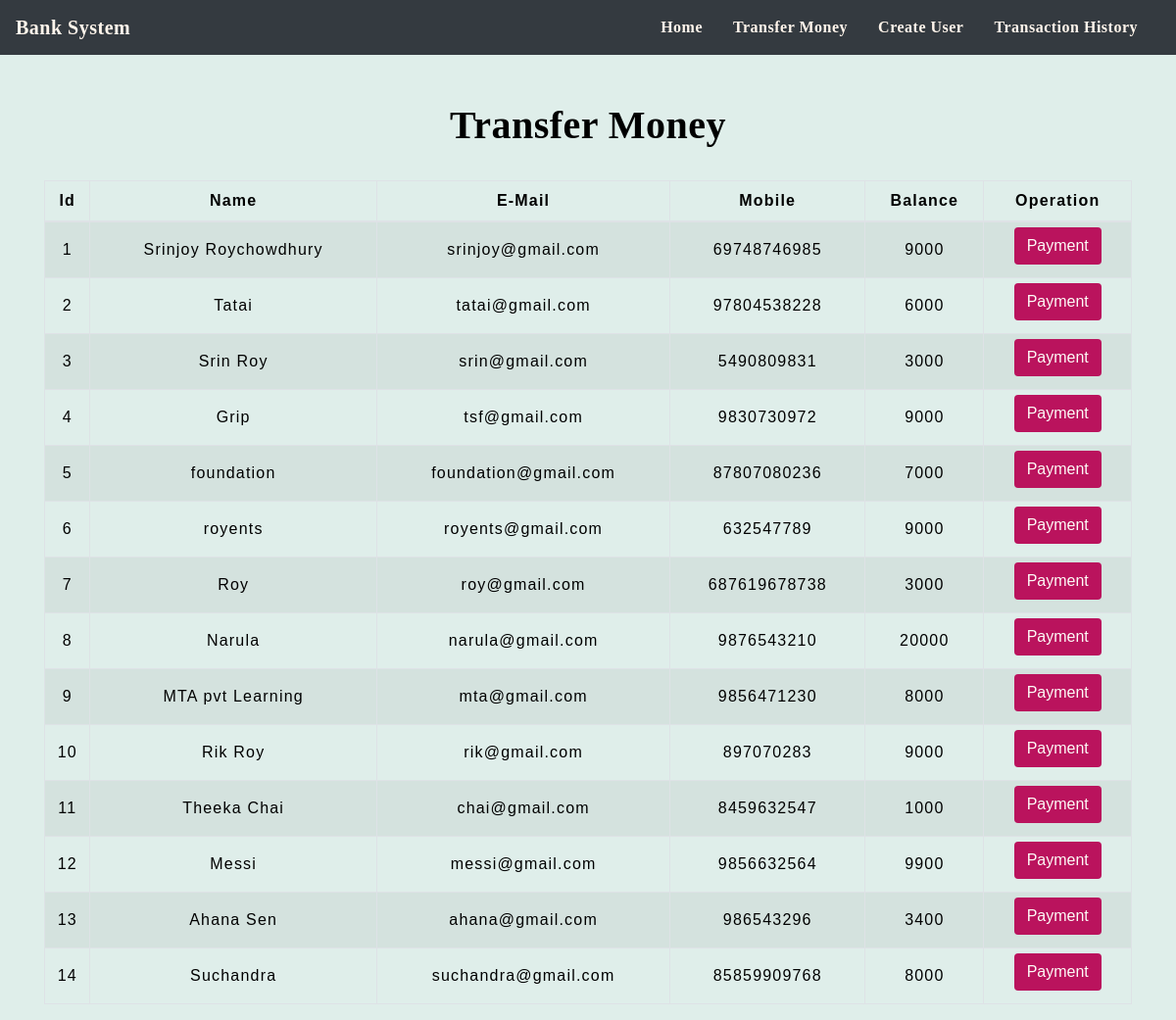
The app's page /transfermoney.php with its own data.
### tables this page shows
CREATE TABLE `user` (
  `sno` int(15) NOT NULL,
  `name` varchar(20) NOT NULL,
  `email` varchar(40) NOT NULL,
  `mobile` text NOT NULL,
  `balance` float NOT NULL
);

### transfermoney.php (the view, shortened to what this page needs)
<!DOCTYPE html>
<html lang="en">
<head>
    <link rel="stylesheet" href="https://maxcdn.bootstrapcdn.com/bootstrap/4.0.0/css/bootstrap.min.css">
    <link rel="stylesheet" type="text/css" href="css/table.css">
    <link rel="stylesheet" type="text/css" href="css/navbar.css">
</head>
<body style="background-color : #DFEEEA;">
<?php
    include 'config.php';
    $sql = "SELECT * FROM user";
    $result = mysqli_query($conn,$sql);
?>
<?php
  include 'navbar.php';
?>
<div class="container">
        <h2 class="text-center pt-5" style="color : black; font-family: 'Sacramento', cursive; font-weight: bolder;">Transfer Money</h2>
        <br>
            <div class="row">
                <div class="col">
                    <div class="table-responsive-sm">
                    <table class="table table-hover table-sm table-striped table-condensed table-bordered" style="border-color:black;">
                        <thead style="color : black;">
                            <tr>
                            <th scope="col" class="text-center py-2">Id</th>
                            <th scope="col" class="text-center py-2">Name</th>
                            <th scope="col" class="text-center py-2">E-Mail</th>
                            <th scope="col" class="text-center py-2">Mobile</th>
                            <th scope="col" class="text-center py-2">Balance</th>
                            <th scope="col" class="text-center py-2">Operation</th>
                            </tr>
                        </thead>
                        <tbody>
                <?php
                    while($rows=mysqli_fetch_assoc($result)){
                ?>
                    <tr style="color : black;">
                        <td class="py-3"><?php echo $rows['sno'] ?></td>
                        <td class="py-3"><?php echo $rows['name']?></td>
                        <td class="py-3"><?php echo $rows['email']?></td>
                        <td class="py-3"><?php echo $rows['mobile']?></td>
                        <td class="py-3"><?php echo $rows['balance']?></td>
                        <td><a href="selecteduserdetail.php?id= <?php echo $rows['sno'] ;?>"> <button type="button" class="btn" style="background-color : #BA135D; color:#FDFAF6">Payment</button></a></td>
                    </tr>
                <?php
                    }
                ?>
                        </tbody>
                    </table>
                    </div>
                </div>
            </div>
         </div>
</body>
</html>

### navbar.php (shortened to what this page needs)
<nav class="navbar navbar-expand-md navbar-light bg-dark ">
<a class="navbar-brand" href="index.php" style="color : #FFF5EB;"><b style="font-family: cursive;">Bank System</b></a>
<div class="collapse navbar-collapse" id="collapsibleNavbar">
      <ul class="navbar-nav ml-auto ">
        <li class="nav-item ">
          <a class="nav-link" href="index.php" style="color : #FFF5EB; "><b style="font-family: cursive;">Home</b></a>
        </li>
        <li class="nav-item">
          <a class="nav-link" href="transfermoney.php"  style="color : #FFF5EB; "><b style="font-family: cursive;">Transfer Money</b></a>
        </li>
        <li class="nav-item">
          <a class="nav-link" href="createuser.php" style="color : #FFF5EB;"><b style="font-family: cursive;"> Create User</b></a>
        </li>
        <li class="nav-item">
          <a class="nav-link" href="transactionhistory.php" style="color : #FFF5EB;"><b style="font-family: cursive;">Transaction History</b></a>
        </li>
    </div>
 </nav>

### css/table.css (style rules this page uses)
* { padding: 0; margin: 0; box-sizing: border-box; font-family: sans-serif; }
h2 { font-size: 40px; }
table { letter-spacing: 1.2px; }
td { text-align: center; }
button { border:none; background: #25bcd3; transition: 1s; }

### css/navbar.css (style rules this page uses)
.nav-link { margin-right: 15px; color:#0e454b; letter-spacing: 0.5px; transition: 0.5s; }
.navbar-brand { color: #bf3434; letter-spacing: 0.5px; }
h2 { color: #05e688; letter-spacing: 0.5px; font-family: raleway; }

### transfermoney.php (style rules this page uses)
button { transition: 1.5s; }

### records on screen
user: sno "1", name "Srinjoy Roychowdhury", email "srinjoy@gmail.com", mobile "69748746985", balance "9000"
user: sno "2", name "Tatai", email "tatai@gmail.com", mobile "97804538228", balance "6000"
user: sno "3", name "Srin Roy", email "srin@gmail.com", mobile "5490809831", balance "3000"
user: sno "4", name "Grip", email "tsf@gmail.com", mobile "9830730972", balance "9000"
user: sno "5", name "foundation", email "foundation@gmail.com", mobile "87807080236", balance "7000"
user: sno "6", name "royents", email "royents@gmail.com", mobile "632547789", balance "9000"
user: sno "7", name "Roy", email "roy@gmail.com", mobile "687619678738", balance "3000"
user: sno "8", name "Narula", email "narula@gmail.com", mobile "9876543210", balance "20000"
user: sno "9", name "MTA pvt Learning", email "mta@gmail.com", mobile "9856471230", balance "8000"
user: sno "10", name "Rik Roy", email "rik@gmail.com", mobile "897070283", balance "9000"
user: sno "11", name "Theeka Chai", email "chai@gmail.com", mobile "8459632547", balance "1000"
user: sno "12", name "Messi", email "messi@gmail.com", mobile "9856632564", balance "9900"
user: sno "13", name "Ahana Sen", email "ahana@gmail.com", mobile "986543296", balance "3400"
user: sno "14", name "Suchandra", email "suchandra@gmail.com", mobile "85859909768", balance "8000"
